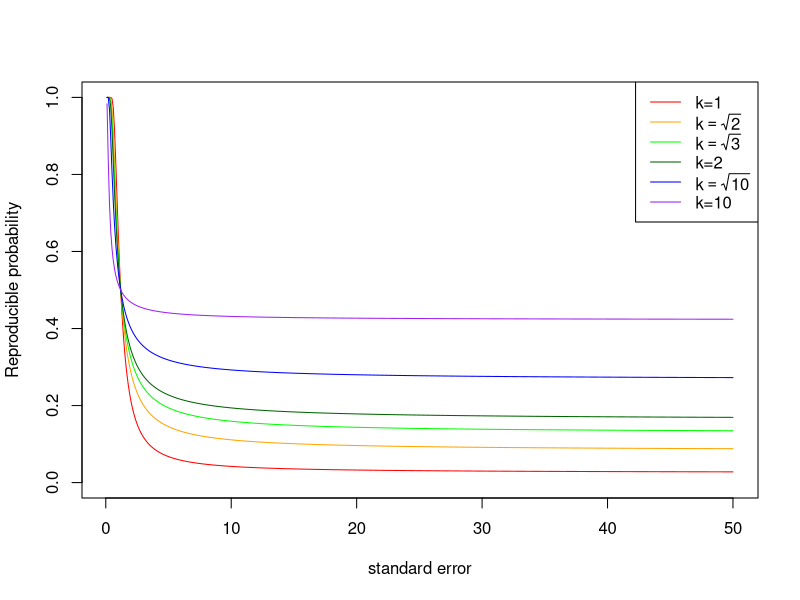

The R script that drew this image:
x<-seq(0.1,50,by=0.1)
alpha1<-function(n,x=x){
  pnorm((2.32635/(x*n))-(1.95996/n),mean=0,sd=1)
}
y1<-alpha1(1,x)
plot(x,y1,type="l",col="red",ylim=c(0,1), 
     ylab ="Reproducible probability",
     xlab="standard error")
y2<-alpha1(sqrt(2),x)
lines(x,y2,col="orange")
y3<-alpha1(sqrt(3),x)
lines(x,y3,col="green")
y4<-alpha1(2,x)
lines(x,y4,col="darkgreen")
y10<-alpha1(sqrt(10),x)
lines(x,y10,col="blue")
y100<-alpha1(10,x)
lines(x,y100,col="purple")
legend("topright", 
       legend=c("k=1",expression(k==sqrt(2)),
                expression(k==sqrt(3)),"k=2",
                expression(k==sqrt(10)),"k=10"), 
       col=c("red","orange","green","darkgreen",
             "blue","purple"), 
       lty=c(1,1,1,1,1,1))
